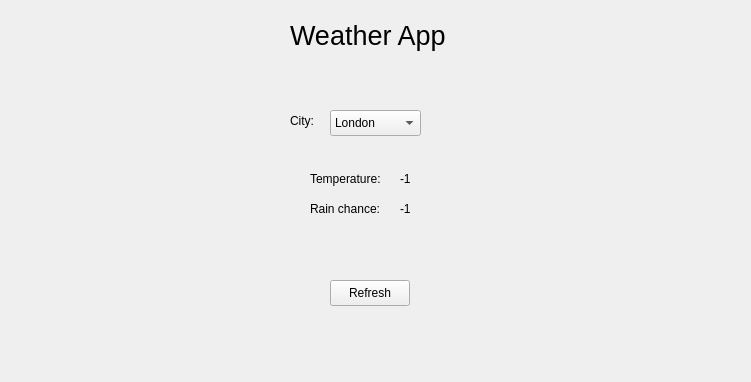
<?xml version="1.0" encoding="UTF-8"?>
<ui version="4.0">
 <class>MainWindow</class>
 <widget class="QMainWindow" name="MainWindow">
  <property name="geometry">
   <rect>
    <x>0</x>
    <y>0</y>
    <width>751</width>
    <height>382</height>
   </rect>
  </property>
  <property name="windowTitle">
   <string>MainWindow</string>
  </property>
  <widget class="QWidget" name="centralwidget">
   <widget class="QPushButton" name="refreshBtn">
    <property name="geometry">
     <rect>
      <x>330</x>
      <y>280</y>
      <width>80</width>
      <height>26</height>
     </rect>
    </property>
    <property name="text">
     <string>Refresh</string>
    </property>
   </widget>
   <widget class="QLabel" name="tempName">
    <property name="geometry">
     <rect>
      <x>310</x>
      <y>170</y>
      <width>141</width>
      <height>18</height>
     </rect>
    </property>
    <property name="text">
     <string>Temperature:</string>
    </property>
   </widget>
   <widget class="QLabel" name="tempLabel">
    <property name="geometry">
     <rect>
      <x>400</x>
      <y>170</y>
      <width>58</width>
      <height>18</height>
     </rect>
    </property>
    <property name="text">
     <string>-1</string>
    </property>
   </widget>
   <widget class="QComboBox" name="locSelect">
    <property name="geometry">
     <rect>
      <x>330</x>
      <y>110</y>
      <width>91</width>
      <height>26</height>
     </rect>
    </property>
    <item>
     <property name="text">
      <string>London</string>
     </property>
    </item>
    <item>
     <property name="text">
      <string>Kaunas</string>
     </property>
    </item>
    <item>
     <property name="text">
      <string>Eindhoven</string>
     </property>
    </item>
   </widget>
   <widget class="QLabel" name="label">
    <property name="geometry">
     <rect>
      <x>290</x>
      <y>110</y>
      <width>58</width>
      <height>21</height>
     </rect>
    </property>
    <property name="text">
     <string>City:</string>
    </property>
   </widget>
   <widget class="QLabel" name="label_2">
    <property name="geometry">
     <rect>
      <x>290</x>
      <y>20</y>
      <width>211</width>
      <height>31</height>
     </rect>
    </property>
    <property name="font">
     <font>
      <pointsize>20</pointsize>
     </font>
    </property>
    <property name="text">
     <string>Weather App</string>
    </property>
   </widget>
   <widget class="QLabel" name="rainName">
    <property name="geometry">
     <rect>
      <x>310</x>
      <y>200</y>
      <width>141</width>
      <height>18</height>
     </rect>
    </property>
    <property name="text">
     <string>Rain chance:</string>
    </property>
   </widget>
   <widget class="QLabel" name="rainLabel">
    <property name="geometry">
     <rect>
      <x>400</x>
      <y>200</y>
      <width>58</width>
      <height>18</height>
     </rect>
    </property>
    <property name="text">
     <string>-1</string>
    </property>
   </widget>
  </widget>
 </widget>
 <resources/>
 <connections/>
</ui>
